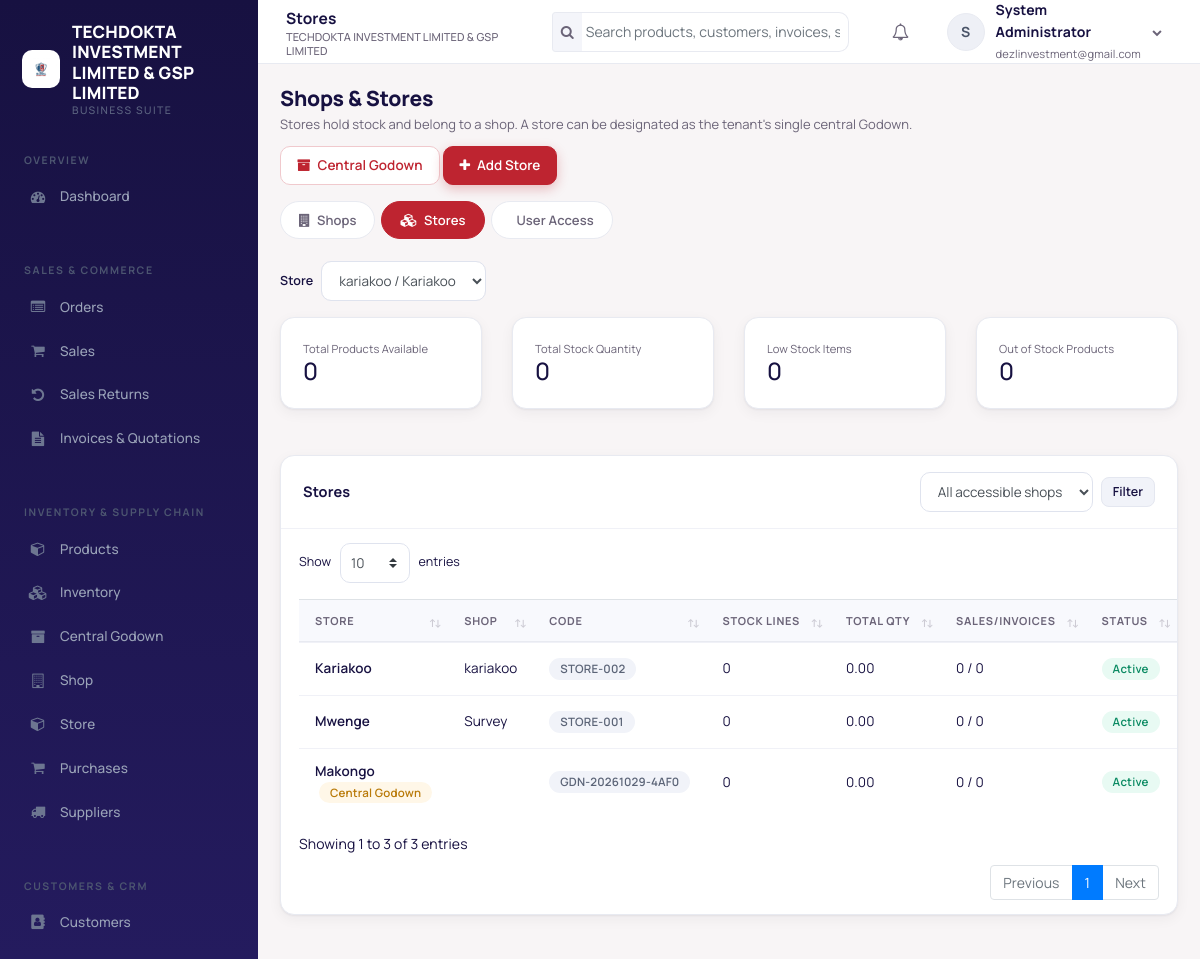
Before: /stores.php (signed in) with the older database file.
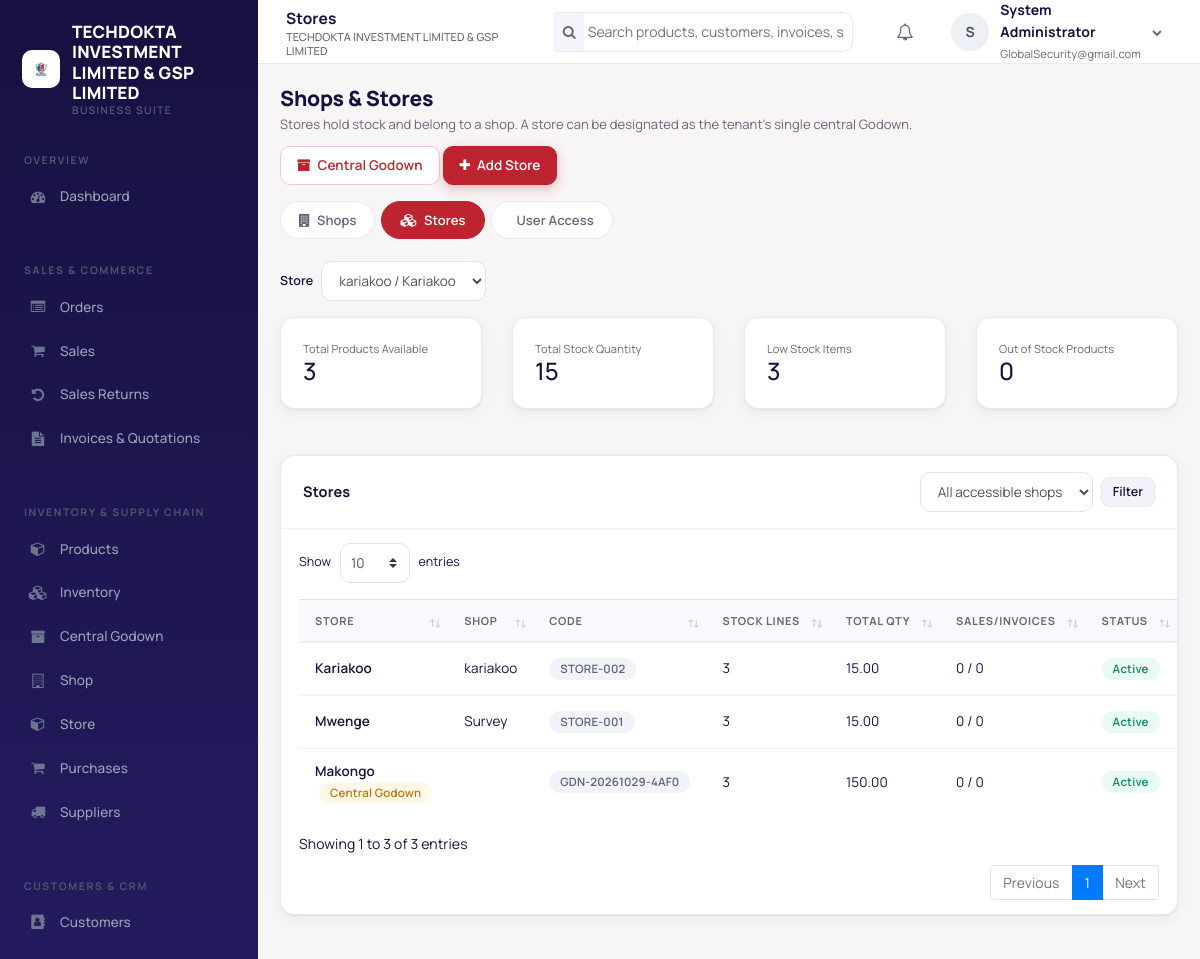
After: the same page with the newer database file.
### tables this page shows
CREATE TABLE `users` (
  `user_id` int(10) UNSIGNED NOT NULL,
  `tenant_id` int(10) UNSIGNED NOT NULL,
  `username` varchar(100) NOT NULL,
  `email` varchar(191) NOT NULL,
  `password_hash` varchar(255) NOT NULL,
  `first_name` varchar(100) NOT NULL,
  `last_name` varchar(100) NOT NULL,
  `phone` varchar(50) DEFAULT NULL,
  `is_active` tinyint(1) NOT NULL DEFAULT 1,
  `last_login` datetime DEFAULT NULL,
  `created_at` timestamp NOT NULL DEFAULT current_timestamp()
);

CREATE TABLE `warehouses` (
  `warehouse_id` int(10) UNSIGNED NOT NULL,
  `tenant_id` int(10) UNSIGNED NOT NULL,
  `shop_id` int(10) UNSIGNED DEFAULT NULL,
  `name` varchar(191) NOT NULL,
  `code` varchar(50) DEFAULT NULL,
  `address` text DEFAULT NULL,
  `phone` varchar(50) DEFAULT NULL,
  `manager_user_id` int(10) UNSIGNED DEFAULT NULL,
  `is_active` tinyint(1) NOT NULL DEFAULT 1,
  `is_godown` tinyint(1) GENERATED ALWAYS AS (`location_type` = 'godown') VIRTUAL,
  `location_type` enum('store','godown','shop') NOT NULL DEFAULT 'store',
  `created_at` timestamp NOT NULL DEFAULT current_timestamp(),
  `updated_at` timestamp NOT NULL DEFAULT current_timestamp() ON UPDATE current_timestamp(),
  `godown_tenant_key` int(10) UNSIGNED GENERATED ALWAYS AS (case when `location_type` = 'godown' and `is_active` = 1 then `tenant_id` else NULL end) STORED
);

CREATE TABLE `shops` (
  `shop_id` int(10) UNSIGNED NOT NULL,
  `tenant_id` int(10) UNSIGNED NOT NULL,
  `name` varchar(191) NOT NULL,
  `code` varchar(50) NOT NULL,
  `address` text DEFAULT NULL,
  `phone` varchar(50) DEFAULT NULL,
  `is_active` tinyint(1) NOT NULL DEFAULT 1,
  `created_at` timestamp NOT NULL DEFAULT current_timestamp(),
  `updated_at` timestamp NOT NULL DEFAULT current_timestamp() ON UPDATE current_timestamp()
);

### stores.php (the view, shortened to what the changed rows need)
<?php
require_once 'header.php';
require_once 'auth_check.php';
$page_title = 'Stores';
$can_godown = can('manage_godown');
$filter_shop = (int)($_GET['shop'] ?? 0);
$stores = accessible_stores($filter_shop > 0 ? $filter_shop : null, true, null, $can_godown);
$store_stats = [];
foreach ($stores as $store) {
    $stat = fetch_one(
        "SELECT
            (SELECT COUNT(*) FROM inventory_stock WHERE tenant_id = ? AND warehouse_id = ?) rows_count,
            (SELECT COALESCE(SUM(quantity), 0) FROM inventory_stock WHERE tenant_id = ? AND warehouse_id = ?) qty,
            (SELECT COUNT(*) FROM pos_orders WHERE tenant_id = ? AND warehouse_id = ?) order_count,
            (SELECT COUNT(*) FROM invoices WHERE tenant_id = ? AND warehouse_id = ?) invoice_count,
            (SELECT COUNT(*) FROM pos_sessions WHERE tenant_id = ? AND warehouse_id = ? AND is_closed = 0) open_session_count",
        $current_user->tenant_id, $store['warehouse_id'],
        $current_user->tenant_id, $store['warehouse_id'],
        $current_user->tenant_id, $store['warehouse_id'],
        $current_user->tenant_id, $store['warehouse_id'],
        $current_user->tenant_id, $store['warehouse_id']
    );
    $store_stats[(int)$store['warehouse_id']] = $stat ?: [
        'rows_count' => 0, 'qty' => 0, 'order_count' => 0, 'invoice_count' => 0, 'open_session_count' => 0
    ];
}
$all_accessible_stores = accessible_stores(null, true);
$accessible_store_ids = array_map(fn($s) => (int)$s["warehouse_id"], $all_accessible_stores);
$selected_store_id = (int)($_GET["store"] ?? 0);
if ($selected_store_id <= 0) {
    $selected_store_id = $accessible_store_ids[0] ?? 0;
}
$selected_store_summary = $selected_store_id ? store_stock_summary($selected_store_id, (int)$current_user->tenant_id) : ["products" => 0, "qty" => 0.0, "low" => 0, "out" => 0];
require_once 'navbar.php';
require_once 'sidebar.php';
?>
<div class="page-head">
    <div>
        <h1 class="page-title">Shops &amp; Stores</h1>
    </div>
</div>
<?php if (tenant_admin_scope() && count($all_accessible_stores) > 1): ?>
<form method="GET" action="stores.php" class="form-inline mb-3">
    <label class="mr-2">Store</label>
    <select name="store" class="form-control form-control-sm mr-2" onchange="this.form.submit()">
        <?php foreach ($all_accessible_stores as $st): ?>
            <option value="<?php echo (int)$st["warehouse_id"]; ?>" <?php echo (int)$st["warehouse_id"] === (int)$selected_store_id ? "selected" : ""; ?>><?php echo e(store_label($st)); ?></option>
        <?php endforeach; ?>
    </select>
</form>
<?php endif; ?>
<div class="row mb-3">
    <div class="col-md-3 col-sm-6 mb-2">
        <div class="card"><div class="card-body">
            <div class="text-muted small">Total Products Available</div>
            <div class="h4 mb-0"><?php echo (int)$selected_store_summary["products"]; ?></div>
        </div></div>
    </div>
    <div class="col-md-3 col-sm-6 mb-2">
        <div class="card"><div class="card-body">
            <div class="text-muted small">Total Stock Quantity</div>
            <div class="h4 mb-0"><?php echo e(format_quantity($selected_store_summary["qty"])); ?></div>
        </div></div>
    </div>
    <div class="col-md-3 col-sm-6 mb-2">
        <div class="card"><div class="card-body">
            <div class="text-muted small">Low Stock Items</div>
            <div class="h4 mb-0"><?php echo (int)$selected_store_summary["low"]; ?></div>
        </div></div>
    </div>
</div>
<div class="card">
    <div class="card-body p-0">
        <div class="table-responsive">
            <table class="table table-hover data-table">
                <thead>
                    <tr><th>Store</th><th>Shop</th><th>Code</th><th>Stock Lines</th><th>Total Qty</th><th>Sales/Invoices</th><th>Status</th><th class="text-right">Actions</th></tr>
                </thead>
                <tbody>
                <?php foreach ($stores as $store): ?>
                    <?php $stat = $store_stats[(int)$store['warehouse_id']] ?? ['rows_count' => 0, 'qty' => 0]; ?>
                    <tr>
                        <td class="font-weight-semibold">
                            <?php echo e($store['name']); ?>
                            <?php if ((int)($store['is_godown'] ?? 0) === 1): ?>
                                <span class="badge badge-warning ml-1">Central Godown</span>
                            <?php endif; ?>
                        </td>
                        <td><?php echo e($store['shop_name']); ?><?php echo (int)$store['shop_is_active'] ? '' : ' <span class="badge badge-secondary">inactive</span>'; ?></td>
                        <td><span class="badge badge-secondary"><?php echo e($store['code']); ?></span></td>
                        <td><?php echo (int)$stat['rows_count']; ?></td>
                        <td><?php echo e(number_format((float)$stat['qty'], 2)); ?></td>
                        <td><?php echo (int)$stat['order_count']; ?> / <?php echo (int)$stat['invoice_count']; ?></td>
                        <td>
                            <?php if ((int)$store['is_active']): ?>
                                <span class="badge badge-success">Active</span>
                            <?php else: ?>
                                <span class="badge badge-secondary">Inactive</span>
                            <?php endif; ?>
                        </td>
                    </tr>
                <?php endforeach; ?>
                </tbody>
            </table>
        </div>
    </div>
</div>
<?php require_once 'footer.php'; ?>

### navbar.php (shortened to what the changed rows need)
<div class="app-main">
    <header class="topbar">
        <div class="topbar-title"><?php echo isset($page_title) ? e($page_title) : e(system_title()); ?><small><?php echo e(system_title()); ?></small></div>
        <div class="dropdown">
            <a href="#" class="user-menu" data-toggle="dropdown">
                <span class="avatar"><?php echo e(strtoupper(substr($current_user->first_name, 0, 1))); ?></span>
                <span class="hide-xs"><strong><?php echo e($current_user->fullName()); ?></strong><br><small class="text-muted"><?php echo e($current_user->email); ?></small></span>
                <i class="fa fa-chevron-down hide-xs" style="font-size:10px;color:var(--text-muted)"></i>
            </a>
        </div>
    </header>
    <main class="app-content">

### sidebar.php (shortened to what the changed rows need)
<aside class="sidebar" id="sidebar">
    <div class="sidebar-brand">
        <?php $sidebar_logo = system_logo_path(); ?>
        <?php if ($sidebar_logo !== ''): ?>
            <img src="<?php echo e($sidebar_logo); ?>" alt="" class="sidebar-logo">
        <?php endif; ?>
        <div class="brand-text"><?php echo e(system_title()); ?><small>Business Suite</small></div>
    </div>
</aside>

Changed rows visible on the page:
changed users "TECHDOKTA INVESTMENT LIMITED & GSP LIMITED": email "dezlinvestment@gmail.com" → "GlobalSecurity@gmail.com"
computed for warehouses "Mwenge": rows_count "0" → "3"; qty "0.00" → "15.00"
computed for warehouses "Kariakoo": rows_count "0" → "3"; qty "0.00" → "15.00"
computed for warehouses "Makongo": rows_count "0" → "3"; qty "0.00" → "150.00"
Other visible differences:
$selected_store_summary["products"]: "0" → "3"
format_quantity($selected_store_summary["qty"]): "0" → "15"
$selected_store_summary["low"]: "0" → "3"
